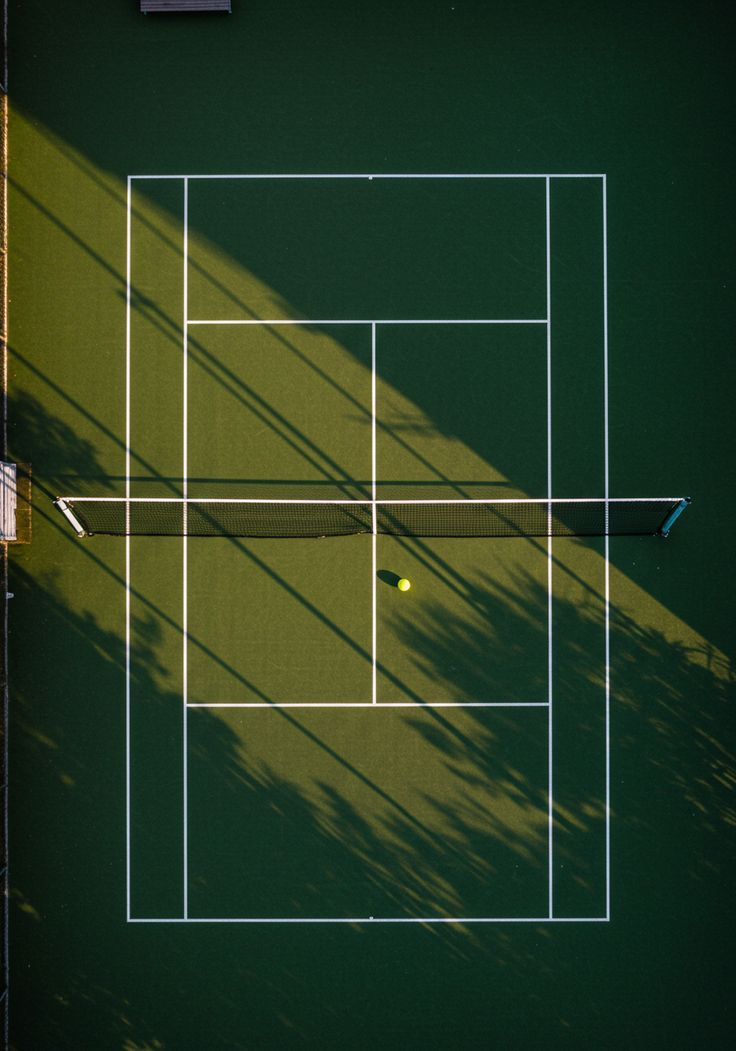
#> input picture img/img-tuto6.jpg, 736 x 1051 px
$ python tuto6.py
#> lines starting #> are read from the running program, lines starting #| are printed output that depends on the picture; after the words box and inside, x2 and y2 are one past the last pixel; in counts of white or black regions, pixels touching at a corner belong together
import cv2
import numpy as np

#Methode qui permet de representer les lignes
def display_lines(img, lines):
    for line in lines:
        x1, y1, x2, y2 = line
        cv2.line(img, (x1, y1), (x2, y2), (0, 255, 0), 2)
        cv2.circle(img, (x1, y1), 1, (0, 0, 255), 2)
        cv2.circle(img, (x2, y2), 1, (0, 0, 255), 2)

    cv2.imshow("Les lignes sur l'image", img)
    cv2.waitKey(0)

img = cv2.imread("img/img-tuto6.jpg", 1)
#> img is the input picture: shape (1051, 736, 3); mean B, G, R 34.8, 59.1, 40.5
img = cv2.resize(img, (img.shape[1] // 3, img.shape[0] // 3))
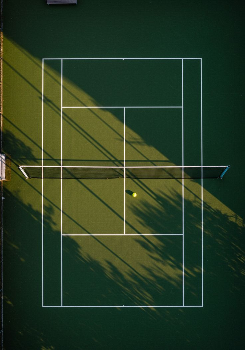
#> img: shape (350, 245, 3); mean B, G, R 34.7, 59, 40.4

#Mettre l'image en binaire de gris
gray = cv2.cvtColor(img, cv2.COLOR_BGR2GRAY)
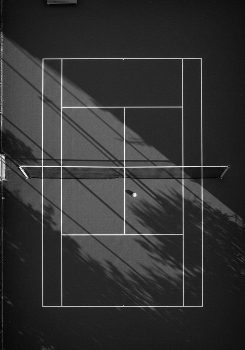
#> gray: shape (350, 245); min 2, max 252, mean 50.7

#Mettre en evidence les ligne en flutant le reste
gray = cv2.threshold(gray, 110, 255, cv2.THRESH_BINARY)[1]
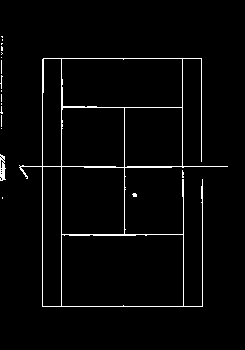
#> gray: shape (350, 245); 2.8% white in thin lines or dots, all inside (x1, y1, x2, y2) = (0, 36, 228, 307)

#Determiner les lignes
lines = cv2.HoughLinesP(gray, 1, np.pi / 180, 50, minLineLength=80, maxLineGap=20)
#> lines = 15 rows, first 6: [61, 306, 61, 58], [42, 306, 42, 59], [0, 166, 227, 166], [182, 196, 182, 58], [62, 107, 201, 107], [43, 58, 201, 58]

#Afficher le nombre de lignes
print(lines.shape)
#| (15, 1, 4)
lines = np.squeeze(lines)

#Appel de la méthode
display_lines(img, lines)
#> the loop in display_lines, `for line in lines:` made 15 passes
#> (x1, y1, x2, y2) on passes 1 to 12: (61, 306, 61, 58), (42, 306, 42, 59), (0, 166, 227, 166), (182, 196, 182, 58), (62, 107, 201, 107), (43, 58, 201, 58), (43, 306, 202, 306), (124, 235, 124, 108), (183, 305, 183, 167), (62, 234, 202, 234), (202, 305, 202, 179), (201, 161, 201, 59)
#> after the loop in display_lines, `for line in lines:`:
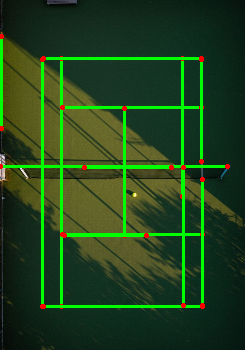
#> img: shape (350, 245, 3); 7.35% of pixels changed, all inside (x1, y1, x2, y2) = (0, 34, 230, 309)

cv2.imshow("image_Orignal", gray)
k=cv2.waitKey(0)
#> (key Esc is pressed here)

if k == ord("s"):
# Comment sauvégarder une image sous un autre format (png, jpg)
 cv2.imwrite("img/les_lignes.png", img)
 print('image sauvegarder')

#detruire l'image si la bonne touche n'est pas tapée
else :
 cv2.destroyAllWindows()
 print('image detruite')
